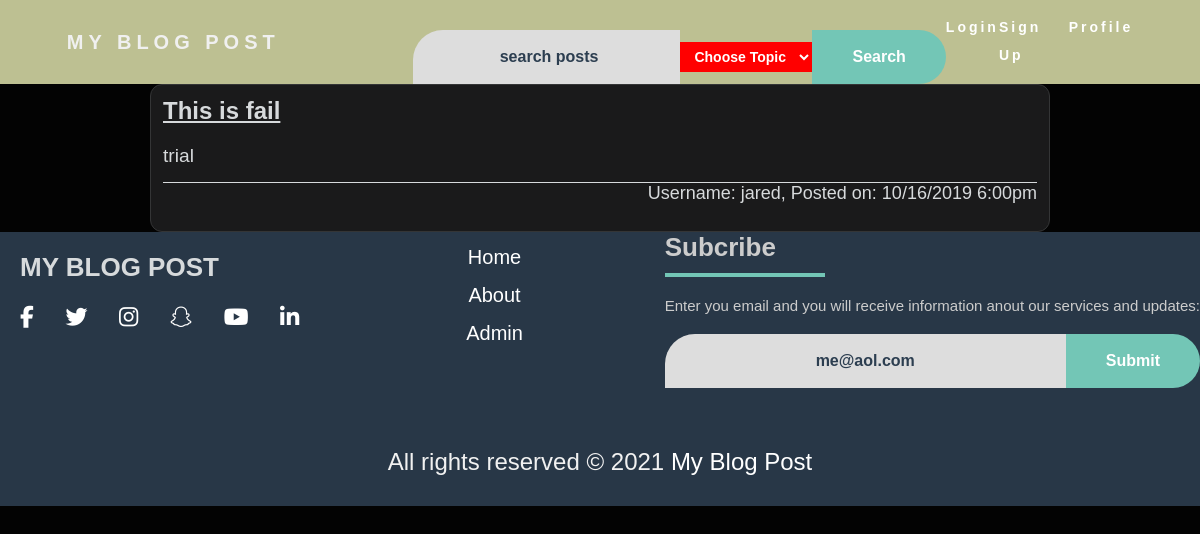
The page /posting.php?id=3 on the database as committed earlier.
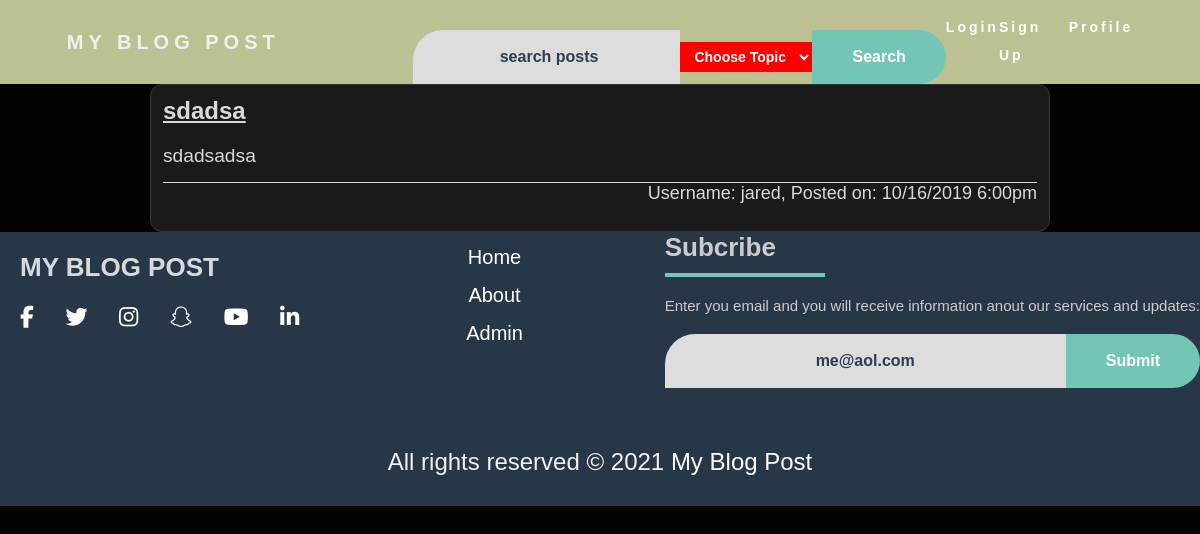
The same page on the database as committed later.
### tables this page shows
CREATE TABLE `post` (
  `postid` int(11) NOT NULL,
  `title` varchar(50) NOT NULL,
  `body` varchar(5000) NOT NULL,
  `postdate` datetime NOT NULL,
  `topicName` varchar(30) NOT NULL,
  `username` varchar(15) NOT NULL
);

### posting.php (the view, shortened to what this page needs)
<!DOCTYPE html>
<html>
<head>
  <link rel="stylesheet" href="css/reset.css">
  <link rel="stylesheet" href="css/main.css">
  <link rel="stylesheet" href="">
</head>
<body>
  <?php
  include 'header.php';
  $postid = "";
  if ($_SERVER["REQUEST_METHOD"] == "GET") {
    $postid = $_GET["id"] ?? "none";
  }
  if ($postid != "" && $postid != "none") {
    $postQry = "SELECT * FROM post WHERE postid=?";
    $result = $pdo->prepare($postQry);
    $result->execute(array($postid));
    if ($result->rowCount() != 0) {
      while ($row = $result->fetch()) {
        echo '<div id="' . $row['postid'] . '" class="post">';
        echo '<h3 class="post_title">' . $row['title'] . '</h3>';
        echo '<p class="post_content">' . $row['body'] . '</p>';
        $postdate = date_create($row['postdate']);
        echo '<p class="post_information">Username: ' . $row['username'] . ', Posted on: ' . date_format($postdate, 'm/d/Y g:ia') . '</p>';
        echo '</div>';
      }
    } else {
      echo "<p>No postings match this id</p>";
    }
  } else {
    echo "<p>Invalid post request</p>";
    echo "<a href='main.php'>Click to return to postings</a>";
  }
  include 'footer.php';
  ?>
</body>
</html>

Rows that differ between the two databases and show on the page:
changed post "jared": title "This is fail" → "sdadsa"; body "trial" → "sdadsadsa"
